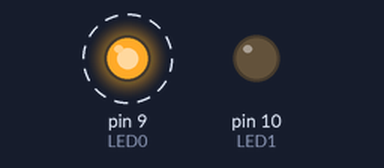
The sketch below on a simulated Arduino Uno, built with avr-gcc and run on an emulated ATmega328P. Shown: output pins drawn as LEDs (lit = HIGH). Dashed ring = blinking. What the sketch prints to the serial monitor is not drawn.

Above: at 0.12 s.
Timing chart, 0 to 3.0 s (numbered marks = the images above):
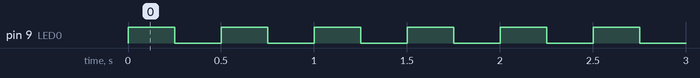

The sketch:

UART_Master__Low_Level.ino
```cpp
#define LED0 9
#define LED1 10

void setup() {
	pinMode(LED0, OUTPUT);
	pinMode(LED1, OUTPUT);
	digitalWrite(LED0, 0);
	digitalWrite(LED1, 0);

	Serial.begin(9600);
}

void loop() {
	static uint8_t master_cnt = 0;
	// mod 10 counting.
	master_cnt++;
	if(master_cnt == 10){
		master_cnt = 0;
	}
	char txd = 0x30+master_cnt;
	Serial.write(txd);


	// Blinking LED0 indicate Tx works.
	digitalWrite(LED0, txd & 1);

	// Read one byte from Slave.
	if(Serial.available()) {
		char rxd = Serial.read();

		// Blinking LED1 indicate Rx works.
		digitalWrite(LED1, rxd & 1);
	}
	delay(250); // [ms]
}
```

Measured:
- by itself, pin 9 (LED0): alternates HIGH for 0.25 s and LOW for 0.25 s
